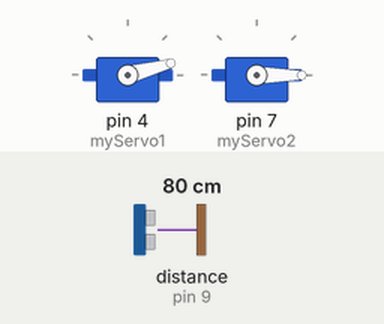
Recording of a sketch running on a simulated Arduino Uno, built with avr-gcc and run on an emulated ATmega328P. Parts: 2 × servo. Wiring (inferred from the names in the program): ultrasonic range finder: trigger pin 8; echo pin 9. The test bench sets the inputs (shaded band); at power-on: distance to the obstacle (sensor on pin 9) 80 cm. The echo pulse lasts 58.3 µs per cm; what the sketch prints to the serial monitor is not drawn.

Above: at 0.01 s.
1.3 s: distance to the obstacle (sensor on pin 9) set to 2 cm
At 2.0 s:
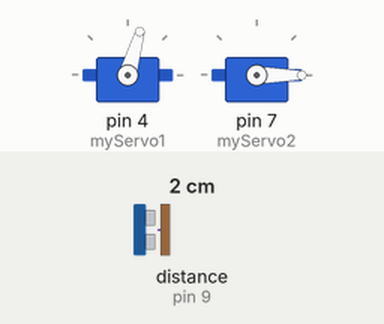
4.3 s: distance to the obstacle (sensor on pin 9) set to 35 cm
At 5.01 s:
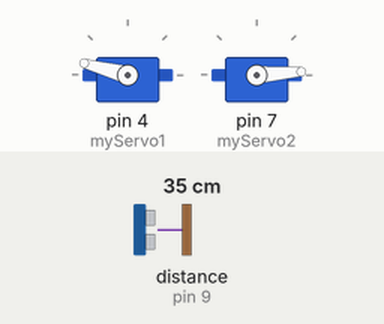
7.3 s: distance to the obstacle (sensor on pin 9) set to 4 cm
At 8.0 s:
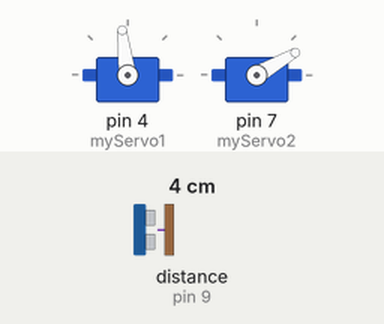
10.3 s: distance to the obstacle (sensor on pin 9) set to 250 cm
13.3 s: distance to the obstacle (sensor on pin 9) set to 60 cm
Timing chart, 0 to 20.3 s (numbered marks = the images above; inputs shaded):
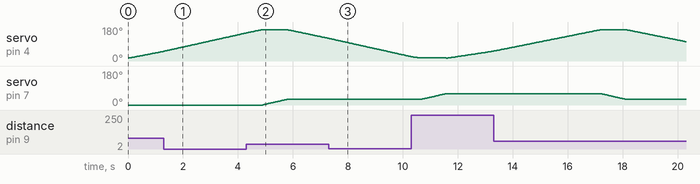

The sketch:

ARDUINO.ino
```cpp
#include <Servo.h>.

const int trigPin = 8;
const int echoPin = 9;

long duration;
int distance;

Servo myServo1;
Servo myServo2;

void setup() {
  pinMode(trigPin, OUTPUT);
  pinMode(echoPin, INPUT);
  Serial.begin(9600);
  myServo1.attach(4);
  myServo2.attach(7);
}

void loop() {

  //posicion incial del servo 2
  myServo2.write(0);

  //movimiento horizontal del servo 1
  for(int i=15;i<=165;i++){
  myServo1.write(i);
  delay(30);
  distance = calculateDistance();
  Serial.print(i);
  Serial.print(",");
  Serial.print(distance);
  Serial.print(".");
  }

  // movimiento vertical del servo 2
  for(int i=0;i<=30;i++){
  myServo2.write(i);
  delay(30);
  }

  // repetición
  for(int i=165;i>15;i--){
  myServo1.write(i);
  delay(30);
  distance = calculateDistance();
  Serial.print(i);
  Serial.print(",");
  Serial.print(distance);
  Serial.print(".");
  }

  // repetición
  for(int i=30;i<=60;i++){
  myServo2.write(i);
  delay(30);
  }

  // repetición
  for(int i=15;i<=165;i++){
  myServo1.write(i);
  delay(30);
  distance = calculateDistance();

  Serial.print(i);
  Serial.print(",");
  Serial.print(distance);
  Serial.print(".");
  }

  //repetición
  for(int i=60;i>=30;i--){
  myServo2.write(i);
  delay(30);
  }

  // repetición
  for(int i=165;i>15;i--){
  myServo1.write(i);
  delay(30);
  distance = calculateDistance();
  Serial.print(i);
  Serial.print(",");
  Serial.print(distance);
  Serial.print(".");
  }

  // repetición
  for(int i=30;i>=0;i--){
  myServo2.write(i);
  delay(30);
  }

}

int calculateDistance(){

  digitalWrite(trigPin, LOW);
  delayMicroseconds(2);

  digitalWrite(trigPin, HIGH);
  delayMicroseconds(10);
  digitalWrite(trigPin, LOW);
  duration = pulseIn(echoPin, HIGH);
  distance= duration*0.034/2;
  return distance;
}
```

Measured:
- by itself, servo on pin 4 (myServo1): rises from 52° to 165° in 3.8 s, then falls to 102° in 3.1 s
